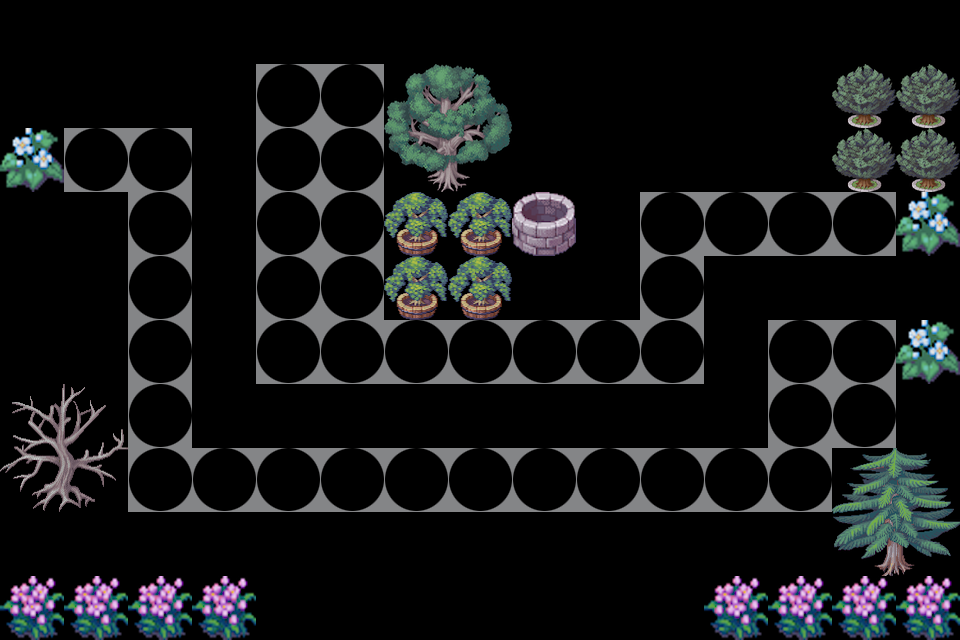

Rendered tile map (Tiled .tmx) drawn with the repository's tilesets; below, a short description and the map source with its tile grids summarised:
An orthogonal 15x10 tile map with 64x64 px tiles, 2 tile layers (layer, showLayer) and 11 objects (wuqi1, wuqi2, wuqi3, wuqi4, wuqi5, ...).

<map version="1.0" orientation="orthogonal" renderorder="right-down" width="15" height="10" tilewidth="64" tileheight="64" nextobjectid="12">
 <tileset firstgid="1" name="map3" tilewidth="64" tileheight="64">
  <image source="map3.png" width="1024" height="1024" />
 </tileset>
 <layer name="layer" width="15" height="10">
  <data>[150 cells, 32 non-empty, 17 distinct tile ids]</data>
 </layer>
 <objectgroup name="object">
  <object id="1" name="wuqi1" x="352" y="576" width="32" height="16" />
  <object id="2" name="wuqi2" x="416" y="576" width="32" height="16" />
  <object id="3" name="wuqi3" x="480" y="576" width="32" height="16" />
  <object id="4" name="wuqi4" x="544" y="576" width="32" height="16" />
  <object id="5" name="wuqi5" x="608" y="576" width="32" height="16" />
  <object id="6" name="begin" x="24" y="90" width="13" height="13" />
  <object id="7" name="end" x="925" y="275" width="13" height="13" />
  <object id="8" name="tag1" x="221" y="83" width="13" height="13" />
  <object id="9" name="tag2" x="221" y="403" width="13" height="13" />
  <object id="10" name="tag3" x="733" y="403" width="13" height="13" />
  <object id="11" name="tag4" x="733" y="275" width="13" height="13" />
 </objectgroup>
 <layer name="showLayer" width="15" height="10">
  <data>[150 cells, 41 non-empty, 1 distinct tile ids]</data>
 </layer>
</map>
